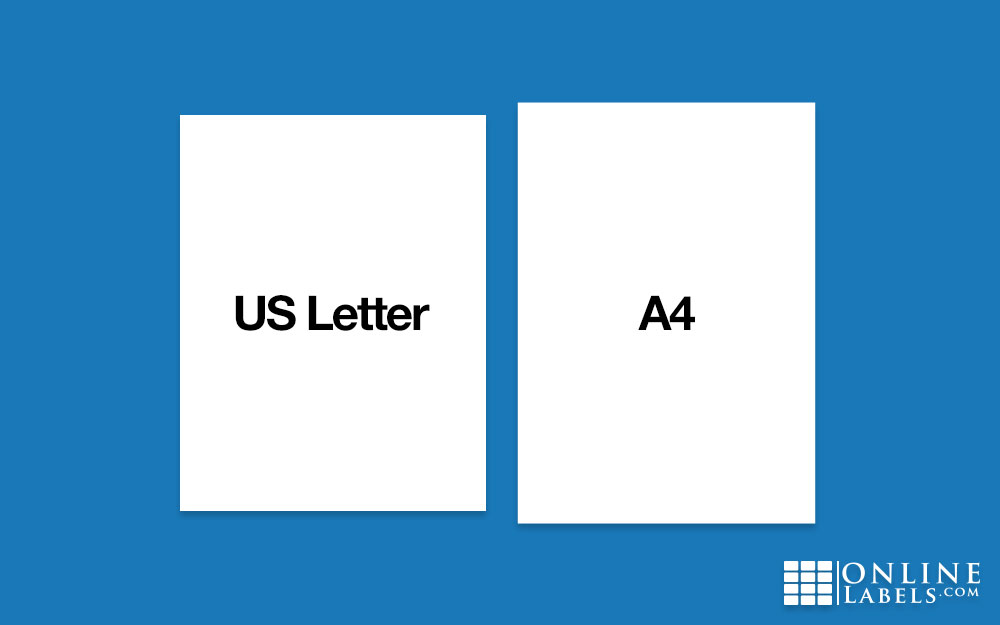
#> input picture test.jpg, 1000 x 625 px
$ python 'ImageResize&Crop.py'
#> lines starting #> are read from the running program, lines starting #| are printed output that depends on the picture
import cv2

path = "test.jpg"

img = cv2.imread(path)
#> img is the input picture: shape (625, 1000, 3); mean B, G, R 210.3, 172, 115.6
print(img.shape)
#| (625, 1000, 3)
cv2.imshow("Cropped", img)
width, height = 300, 400
reSizeImg = cv2.resize(img, (width, height), 0)
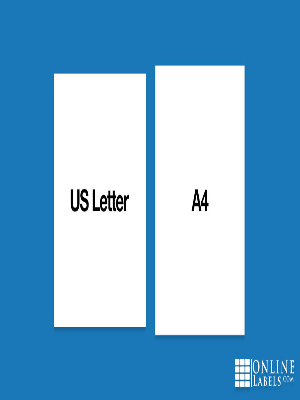
#> reSizeImg: shape (400, 300, 3); mean B, G, R 210.4, 172.2, 115.9
print(reSizeImg.shape)
#| (400, 300, 3)
imgCropped = img[99:530, 175:820]
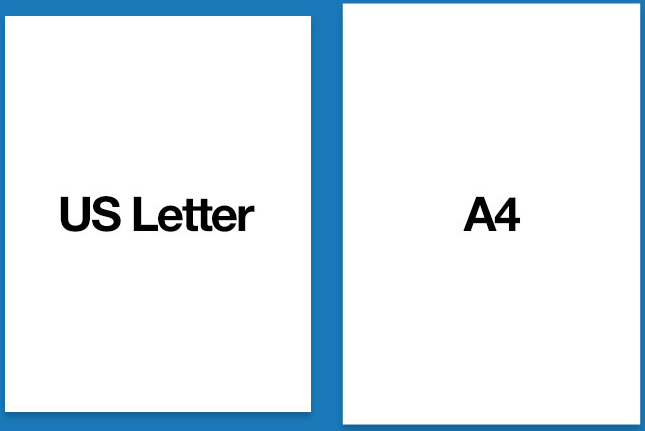
#> imgCropped: shape (431, 645, 3); mean B, G, R 242.7, 235.7, 225.2
reSizing = cv2.resize(imgCropped, (img.shape[1], img.shape[0]))
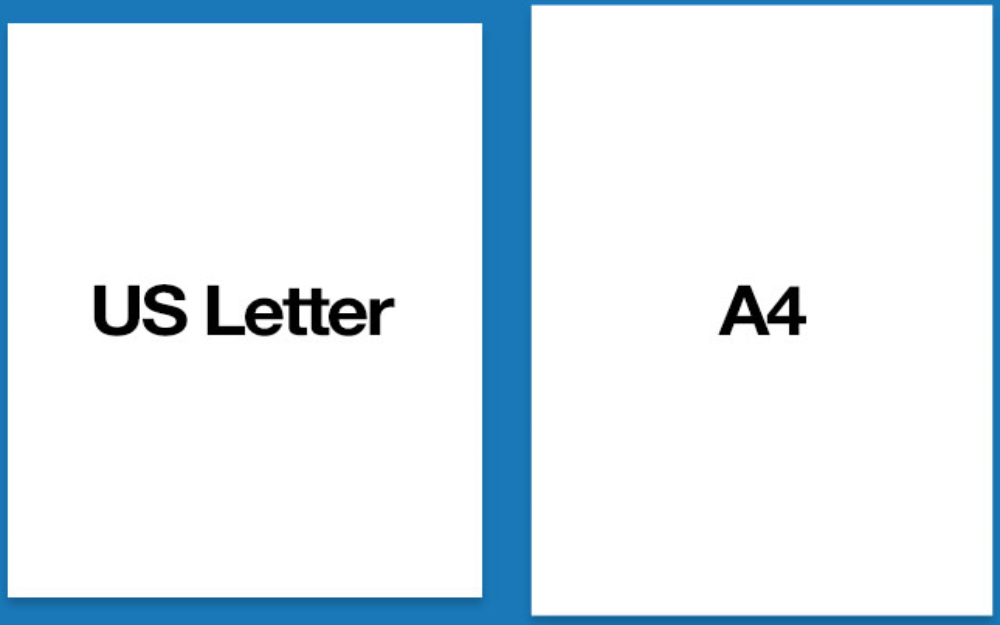
#> reSizing: shape (625, 1000, 3); mean B, G, R 242.7, 235.7, 225.2

cv2.imshow("ResizeImage", reSizeImg)
cv2.imshow("Cropped Image", imgCropped)
cv2.imshow("resize", reSizing)
cv2.waitKey(0)
